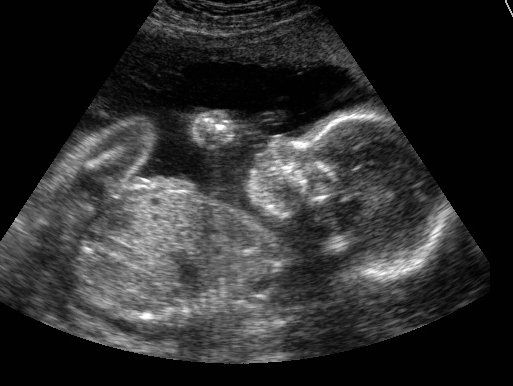
%> input picture college/image-procesing-class/TP1/US.jpg, 513 x 386 px
$ octave RuiCampos_TP1_F.m   (GNU Octave 9; MATLAB toolbox functions it lacks are replaced by stand-ins)
%> lines starting %> are read from the running program, lines starting %| are printed output that depends on the picture
### college/image-procesing-class/TP1/RuiCampos_TP1_F1.m
function [e1,e2,e3,e4, e5] = RuiCampos_TP1_F1(name,noise, noise_type, variance)
%> called with name = 'US.jpg', noise = 0, noise_type = 0
%UNTITLED3 Summary of this function goes here
%   Detailed explanation goes here


%CREATING FILTERS
avgF3 = [1 1 1; 1 1 1; 1 1 1]/9;
avgF5 = [1 1 1 1 1; 1 1 1 1 1; 1 1 1 1 1; 1 1 1 1 1; 1 1 1 1 1]/25;

%READ and APPLY FILTERS
IMG = imread(name);
%> IMG is the input picture: size 386x513 uint8; min 0, max 255, mean 46.4

if noise_type == 1
    IMGn1 = imnoise(IMG, 'gaussian', noise, variance);
else
    IMGn1 = imnoise(IMG, 'salt & pepper', noise);
end

IMGF3 = imfilter(IMGn1, avgF3);
IMGF5 = imfilter(IMGn1, avgF5);
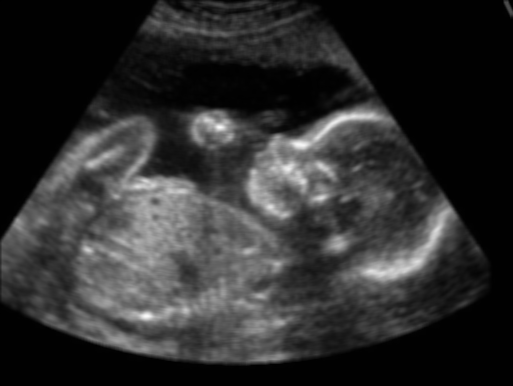
%> IMGF5: size 386x513 uint8; min 0, max 251, mean 46.3

IMGmdn3 = ordfilt2(IMGn1, (3*3+1)/2 ,true(3));
IMGmdn5 = ordfilt2(IMGn1, (5*5+1)/2 ,true(5));


%DATA ANALYSIS
[M,N]=size(IMG);
%> M = 386; N = 513

IMG = double(IMG);
%> IMG: size 386x513 double
IMGn1 = double(IMGn1);

IMGF3 = double(IMGF3);
%> IMGF3: size 386x513 double
IMGF5 = double(IMGF5);
%> IMGF5: size 386x513 double

IMGmdn3 = double(IMGmdn3);
%> IMGmdn3: size 386x513 double
IMGmdn5 = double(IMGmdn5);
%> IMGmdn5: size 386x513 double


ABS = (IMG-IMGn1).^2;
%> ABS: size 386x513 double; every value is 0
ABS = sqrt(reshape(ABS, [1,M*N]));
e1  = mean(ABS);
%> e1 = 0

ABS = (IMG-IMGF3).^2;
ABS = sqrt(reshape(ABS, [1,M*N]));
e2  = mean(ABS);
%> e2 = 3.86

ABS = (IMG-IMGF5).^2;
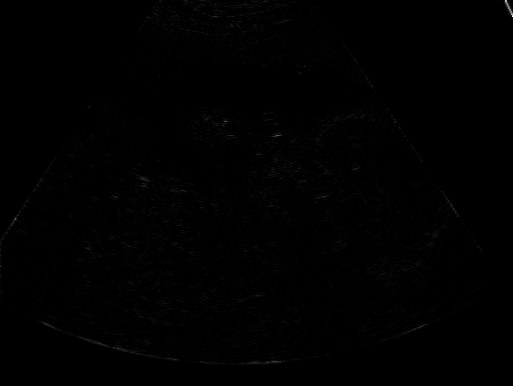
%> ABS: size 386x513 double; min 0, max 24336, mean 92; drawn with min black and max white
ABS = sqrt(reshape(ABS, [1,M*N]));
e3  = mean(ABS);
%> e3 = 5.64

ABS = (IMG-IMGmdn3).^2;
ABS = sqrt(reshape(ABS, [1,M*N]));
e4  = mean(ABS);
%> e4 = 2.89

ABS = (IMG-IMGmdn5).^2;
ABS = sqrt(reshape(ABS, [1,M*N]));
e5  = mean(ABS);
%> e5 = 4.89
end

### college/image-procesing-class/TP1/RuiCampos_TP1_F.m
name = 'US.jpg';
%S&P NOISE%%%%%%%%%%%%%%%%%%%%%%%%%%%%%%%%%%%%%%%%%
levels = 0:0.1:1;
N = size(levels);
N = N(1,2);
ERROS = zeros(N,5);

i = 1;
for r = levels
    [e1,e2,e3,e4,e5] = RuiCampos_TP1_F1(name,r,0);
%> e1 = 0; e2 = 3.86; e3 = 5.64; e4 = 2.89; e5 = 4.89
    ERROS(i, :) = [e1,e2,e3,e4, e5];
    i = i+1;
end

figure('Name', 'Salt and Pepper')

hold on
for i=1:5
    plot(levels, ERROS(:, i), '-o', 'MarkerSize', 2)
end

legend('+Noise', '+noise + 3x3 avg filter', '+noise + 5x5 avg filter', '+noise + 3x3 mdn filter','+noise + 5x5 mdn filter', 'Location', 'Northwest' )
title("Performance of Filters on " + string(name)  + '(S&P Noise)')
xlabel('Level of Contamination')
ylabel('Mean Absolute Error')
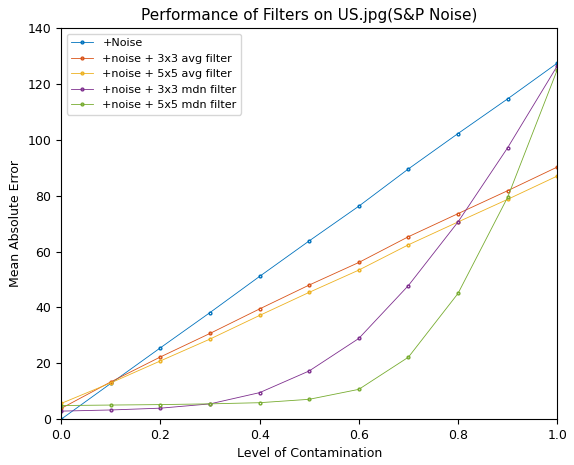
%> figure redrawn from the program's plot data; curve peaks at x = 1, y = 127.4; curve peaks at x = 1, y = 90.23; curve peaks at x = 1, y = 87.01; curve peaks at x = 1, y = 126.4


%%%%%%%%%%%%%%%%%%%%%%%%%%%%%%%%%%%%%%%%%%%%%%%%%%%%%%%%
%GAUSSIAN NOISE%%%%%%%%%%%%%%%%%%%%%%%%%%%%%%%%%%%%%%%%%
figure('Name', 'Gaussian Noise')
subplot(1,2,1)
%VARYING MEAN, variance=80 %%%%%%%%%%%%%%%%%%%%
levels = -2:0.1:2;

N = size(levels);
N = N(1,2);
ERROS = zeros(N,5);

i = 1;
for r = levels
    [e1,e2,e3,e4,e5] = RuiCampos_TP1_F1(name,r,1, 0.05);
%> call 4 of RuiCampos_TP1_F1, with name = 'US.jpg', noise = -2, noise_type = 1, variance = 0.05
%> in RuiCampos_TP1_F1 (call 4), `IMGn1 = imnoise(IMG, 'gaussian', noise, variance);`: IMGn1: size 386x513 uint8; every value is 0
%> in RuiCampos_TP1_F1 (call 4), `ABS = (IMG-IMGn1).^2;`:
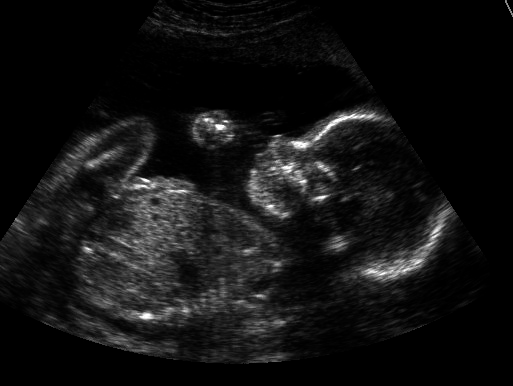
%> ABS: size 386x513 double; min 0, max 65025, mean 4787.7; drawn with min black and max white
%> in RuiCampos_TP1_F1 (call 4), `e1  = mean(ABS);`: e1 = 46.37
%> e1 = 46.37; e2 = 46.37; e3 = 46.37; e4 = 46.37; e5 = 46.37
    ERROS(i, :) = [e1,e2,e3,e4, e5];
    i = i+1;
end

hold on
for i=1:5
    plot(levels, ERROS(:, i), '-o', 'MarkerSize', 2)
end

title("Varying Mean(variance=0.05)")
xlabel('Mean')
ylabel('Mean Absolute Error')

%VARYING VARIANCE, MEAN=0%%%%%%%%%%%%%%%%%%%%%%%%%%%%%%%%%%%%
subplot(1,2,2)

levels = 0:0.3:5;
N = size(levels);
N = N(1,2);
ERROS = zeros(N,5);


i = 1;
for r = levels
    [e1,e2,e3,e4,e5] = RuiCampos_TP1_F1(name, 0,1, r);
%> e1 = 0; e2 = 3.86; e3 = 5.64; e4 = 2.89; e5 = 4.89
    ERROS(i, :) = [e1,e2,e3,e4, e5];
    i = i+1;
end

hold on
for i=1:5
    plot(levels, ERROS(:, i), '-o', 'MarkerSize', 2)
end

title("Varying Variance (mean=0)")
xlabel('Variance')
ylabel('Mean Absolute Error')
legend('+Noise', '+noise +3x3 avg', '+noise +5x5 avg', '+noise +3x3 mdn','+noise +5x5 mdn', 'Location', 'best')
